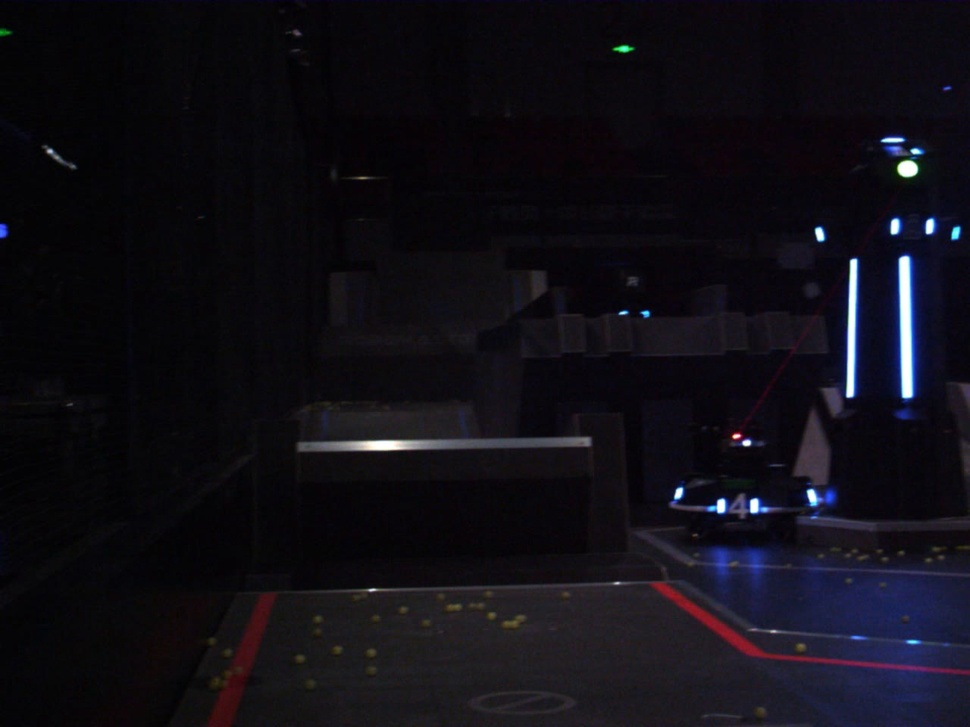
#> input picture dataset/24_fq_sy_outpost0.jpg, 970 x 727 px, shrunk from 1280 x 960 before the run
$ python lightness.py dataset out.png
#> lines starting #> are read from the running program, lines starting #| are printed output that depends on the picture
import cv2
import numpy as np
import os
import argparse

def create_output_path(output_path):
    """
    如果输出文件夹不存在，则创建输出文件夹
    :param output_path: 输出文件夹路径
    """
    if not os.path.exists(output_path):
        os.makedirs(output_path)
        print(f"Output folder created: {output_path}")

def read_labels(txt_path, output_path, img_width, img_height):
    """
    读取标签文件并返回坐标（将归一化坐标转换为绝对坐标）
    :param txt_path: 标签文件路径
    :param img_width: 图像宽度
    :param img_height: 图像高度
    :return: 坐标列表，每个坐标点包含四个点组成的多边形
    """
    labels = []
    all_lines = []  # 存储所有要写入的行

    if not os.path.exists(txt_path):
        print(f"Label file {txt_path} does not exist.")
        return labels

    with open(txt_path, 'r') as f:
        for line in f.readlines():
            parts = line.strip().split(' ')
            if len(parts) < 9:  # 确保有类别和8个坐标值
                print(f"Ignore invalid line in {txt_path}: {line}")
                continue

            coords = [float(x) for x in parts[1:]]  # 跳过类别
            all_lines.append(line)  # 保存原始行内容

            if len(coords) % 2 != 0:
                print(f"Ignore invalid coordinates in {txt_path}: {line}")
                continue

            # 转换为绝对坐标
            abs_coords = []
            for i in range(0, len(coords), 2):
                x = coords[i] * img_width
                y = coords[i+1] * img_height
                abs_coords.append([x, y])
            coords_array = np.array(abs_coords, dtype=np.float32)
            labels.append(coords_array)

    # 在循环结束后统一写入标签文件
    if output_path:
        base_name = os.path.basename(txt_path)
        output_label_path = os.path.join(output_path, base_name)
        with open(output_label_path, 'w') as f:
            f.writelines(all_lines)  # 一次性写入所有行

    return labels


def process_image(image, alpha=1.6, beta=25, mode="full_image", labels=None):
    """
    处理单张图像，增加对比度和亮度，并返回处理后的图像
    :param image: 输入图像
    :param alpha: 对比度因子，默认为1.6
    :param beta: 亮度因子，默认为25
    :param mode: 处理模式
    :param labels: 标签区域的坐标
    :return: 处理后的图像
    """
    if mode in ["inside_polygon", "outside_polygon"] and (not labels):
        print("Warning: No labels provided for polygon mode. Returning original image.")
        return image.copy()


    if mode == "random":
        random_alpha = np.random.uniform(1.0, alpha)  # alpha范围：1.0到指定值
        random_beta = np.random.randint(0, beta)      # beta范围：0到指定值
        return cv2.convertScaleAbs(image, alpha=random_alpha, beta=random_beta)


    if mode == "full_image":
        return cv2.convertScaleAbs(image, alpha=alpha, beta=beta)


    mask = np.zeros(image.shape[:2], dtype=np.uint8)
    for label in labels:
        label_int = np.round(label).astype(np.int32)
        cv2.fillPoly(mask, [label_int], 255)

    if mode == "inside_polygon":
        adjusted = cv2.convertScaleAbs(image, alpha=alpha, beta=beta)
        adjusted_masked = cv2.bitwise_and(adjusted, adjusted, mask=mask)
        orig_masked = cv2.bitwise_and(image, image, mask=cv2.bitwise_not(mask))
        return cv2.add(orig_masked, adjusted_masked)

    elif mode == "outside_polygon":
        adjusted = cv2.convertScaleAbs(image, alpha=alpha, beta=beta)
        outside_mask = cv2.bitwise_not(mask)
        adjusted_masked = cv2.bitwise_and(adjusted, adjusted, mask=outside_mask)
        orig_masked = cv2.bitwise_and(image, image, mask=mask)
        return cv2.add(orig_masked, adjusted_masked)

    # [18 lines of commented-out code are left out]

    elif mode == "superrandom":
        # 对每个区域（包括多边形内部和外部）使用不同的随机参数
        result = image.copy()

        # 首先处理所有多边形外部区域
        outside_mask = np.ones(image.shape[:2], dtype=np.uint8) * 255  # 创建全白掩码
        for label in labels:
            label_int = np.round(label).astype(np.int32)
            cv2.fillPoly(outside_mask, [label_int], 0)  # 将多边形区域置为黑色

        # 处理外部区域
        random_alpha = np.random.uniform(1.0, alpha)
        random_beta = np.random.randint(0, beta)
        adjusted = cv2.convertScaleAbs(image, alpha=random_alpha, beta=random_beta)
        adjusted_masked = cv2.bitwise_and(adjusted, adjusted, mask=outside_mask)
        result = cv2.bitwise_and(result, result, mask=cv2.bitwise_not(outside_mask))
        result = cv2.add(result, adjusted_masked)

        # 然后处理每个多边形内部区域
        for label in labels:
            # 为每个区域生成独立的随机参数
            random_alpha = np.random.uniform(1.0, alpha)
            random_beta = np.random.randint(0, beta)

            # 创建单个区域的掩码
            single_mask = np.zeros(image.shape[:2], dtype=np.uint8)
            label_int = np.round(label).astype(np.int32)
            cv2.fillPoly(single_mask, [label_int], 255)

            # 处理当前区域
            adjusted = cv2.convertScaleAbs(image, alpha=random_alpha, beta=random_beta)
            adjusted_masked = cv2.bitwise_and(adjusted, adjusted, mask=single_mask)
            result = cv2.bitwise_and(result, result, mask=cv2.bitwise_not(single_mask))
            result = cv2.add(result, adjusted_masked)

    return result

def save_processed_image(output_path, processed_image):
    """
    保存处理后的图片
    :param output_path: 输出图片路径
    :param processed_image: 处理后的图片
    """
    cv2.imwrite(output_path, processed_image)
    print(f"Processed image saved as {output_path}")

# [32 lines of commented-out code are left out]
def process_images_in_folder(input_folder, output_path, alpha=1.6, beta=25, mode="full_image"):
    """
    遍历输入文件夹中的所有图片并处理
    :param input_folder: 输入文件夹路径
    :param output_path: 输出文件夹路径
    :param alpha: 对比度因子
    :param beta: 亮度因子
    :param mode: 处理模式
    """
#> called with input_folder = 'dataset', output_path = 'out.png', alpha = 3, beta = 25, mode = 'full_image'
    create_output_path(output_path)

    for filename in os.listdir(input_folder):
        if filename.lower().endswith(('.jpg', '.jpeg', '.png', '.bmp', '.tiff')):
            image_path = os.path.join(input_folder, filename)
            image = cv2.imread(image_path)
#> image is the input picture: shape (727, 970, 3); mean B, G, R 21.3, 14.1, 16.1
            if image is None:
                print(f"Error: Could not load image {filename}.")
                continue

            img_height, img_width = image.shape[:2]
#> img_height = 727; img_width = 970
            txt_path = os.path.splitext(image_path)[0] + '.txt'
            labels = read_labels(txt_path, output_path, img_width, img_height)
#> labels = []

            if mode in ["inside_polygon", "outside_polygon"] and not labels:
                print(f"Skipping {filename} due to missing labels for {mode} mode.")
                continue

            processed_image = process_image(image, alpha, beta, mode, labels)
#> in process_image, `return cv2.convertScaleAbs(image, alpha=alpha, beta=beta)`:
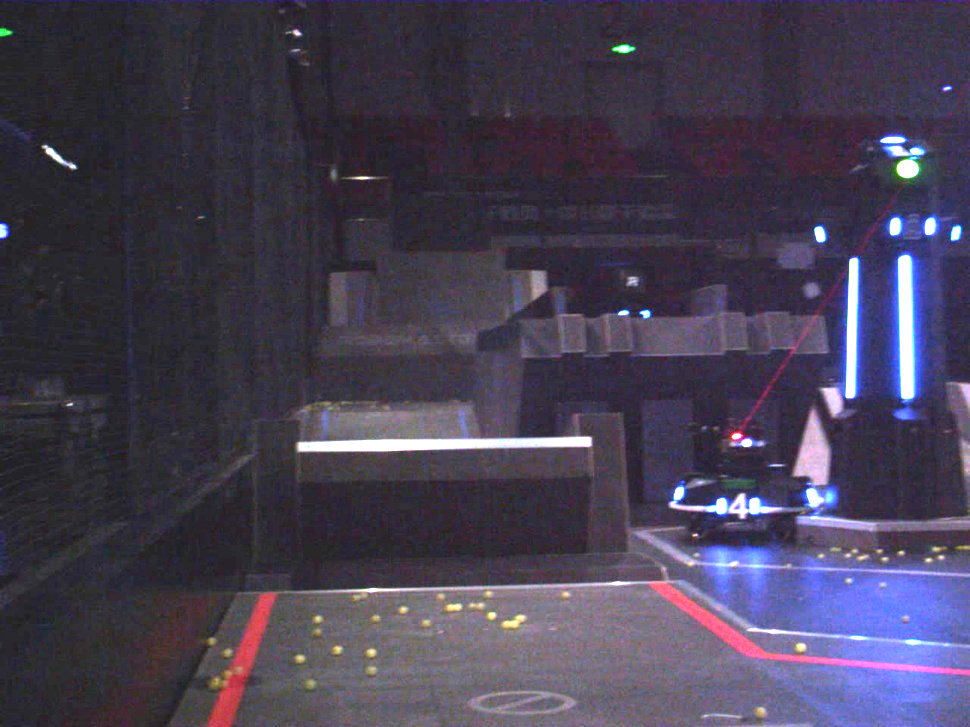
#> returned value: shape (727, 970, 3); mean of channels 0, 1, 2 83.7, 63.9, 70.2; drawn as B, G, R
            # 修改这里：使用一个新的变量存储输出图片的完整路径
            output_image_path = os.path.join(output_path, filename)
            save_processed_image(output_image_path, processed_image)
#> pass 2 of the loop in process_images_in_folder, `for filename in os.listdir(input_folder):`:
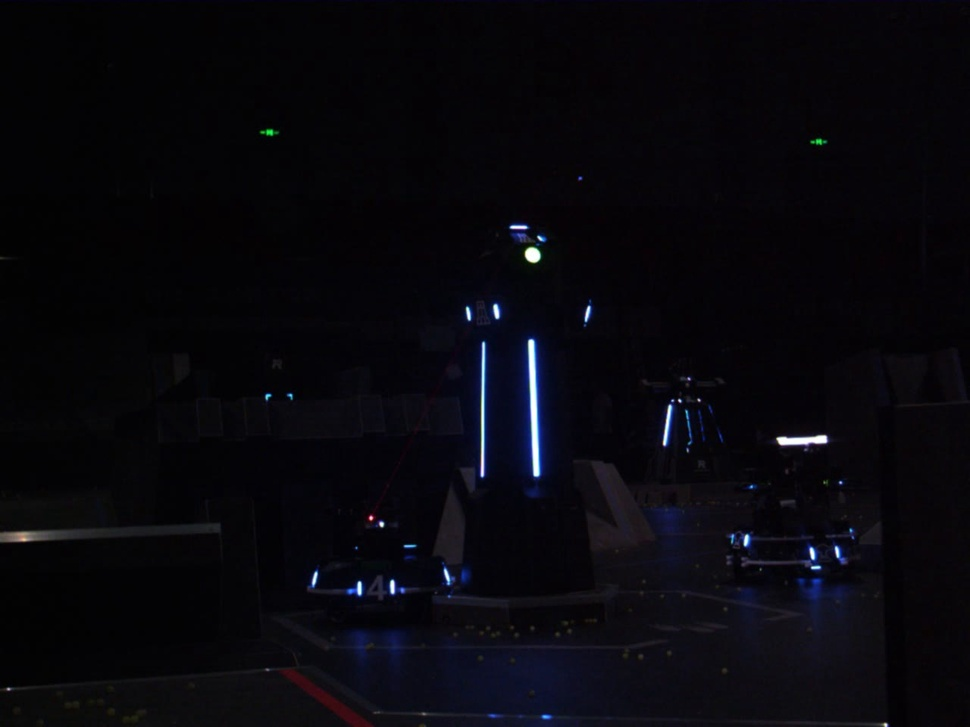
#> input picture dataset/24_fq_sy_outpost17.jpg, 970 x 727 px, shrunk from 1280 x 960 before the run
#> in process_images_in_folder, image is the input picture: shape (727, 970, 3); mean B, G, R 12.8, 7.4, 8.2
#> in process_image (call 2), `return cv2.convertScaleAbs(image, alpha=alpha, beta=beta)`:
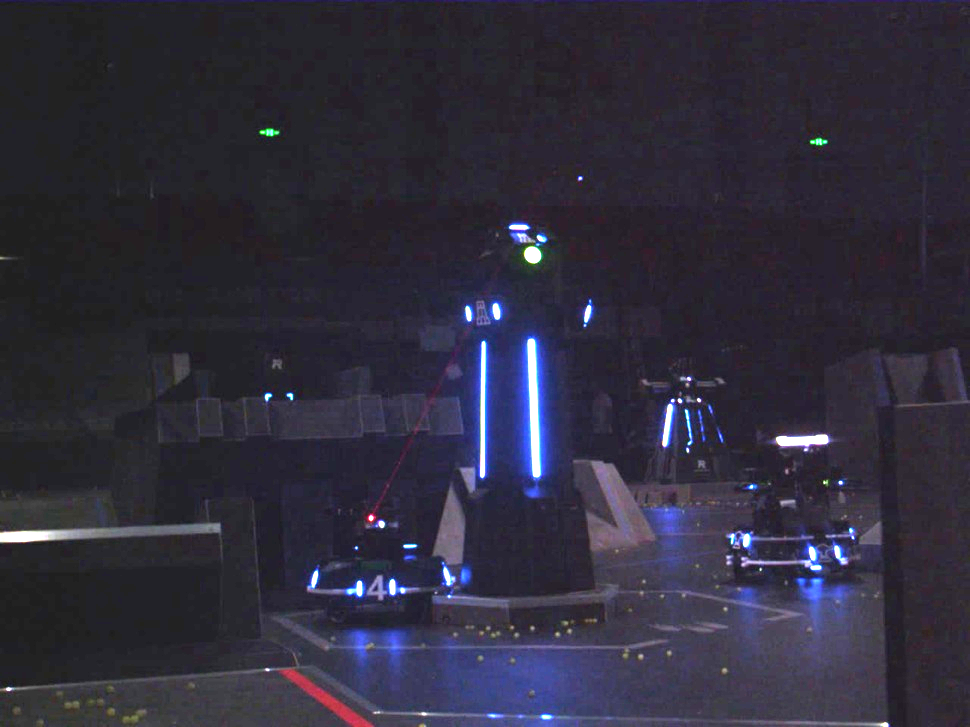
#> returned value: shape (727, 970, 3); mean of channels 0, 1, 2 60.8, 45.5, 48.2; drawn as B, G, R

    print("All images have been processed.")

def process_single_image(input_image, output_path, alpha=1.6, beta=25, mode="full_image"):
    """
    处理单张图片并保存结果
    :param input_image: 输入图片路径
    :param output_path: 输出文件夹路径
    :param alpha: 对比度因子
    :param beta: 亮度因子
    :param mode: 处理模式
    """
    create_output_path(output_path)
    image = cv2.imread(input_image)
    if image is None:
        print(f"Error: Could not load image {input_image}.")
        return

    img_height, img_width = image.shape[:2]
    txt_path = os.path.splitext(input_image)[0] + '.txt'
    labels = read_labels(txt_path, output_path, img_width, img_height)

    if mode in ["inside_polygon", "outside_polygon"] and not labels:
        print(f"Skipping {input_image} due to missing labels for {mode} mode.")
        return

    processed_image = process_image(image, alpha, beta, mode, labels)
    output_path = os.path.join(output_path, os.path.basename(input_image))
    save_processed_image(output_path, processed_image)

def parse_arguments():
    """
    解析命令行参数
    """
    parser = argparse.ArgumentParser(description="Process images with contrast and brightness adjustment.")
    parser.add_argument('input_path', type=str, help="Path to a single image or folder of images")
    parser.add_argument('output_path', type=str, help="Path to save processed images")
    parser.add_argument('--alpha', type=float, default=3, help="Contrast factor (default: 1.6)")
    parser.add_argument('--beta', type=int, default=25, help="Brightness factor (default: 25)")
    parser.add_argument('--mode', choices=['full_image', 'inside_polygon', 'outside_polygon', 'random', 'superrandom'], default='full_image',
                        help="Processing mode (default: full_image)")
    return parser.parse_args()

if __name__ == "__main__":
    args = parse_arguments()
    input_path = args.input_path
    output_path = args.output_path
    alpha = args.alpha
    beta = args.beta
    mode = args.mode

    if os.path.isdir(input_path):
        process_images_in_folder(input_path, output_path, alpha, beta, mode)
    elif os.path.isfile(input_path) and input_path.lower().endswith(('.jpg', '.jpeg', '.png', '.bmp', '.tiff')):
        process_single_image(input_path, output_path, alpha, beta, mode)
    else:
        print("Invalid input path. Please provide a valid image or folder.")
